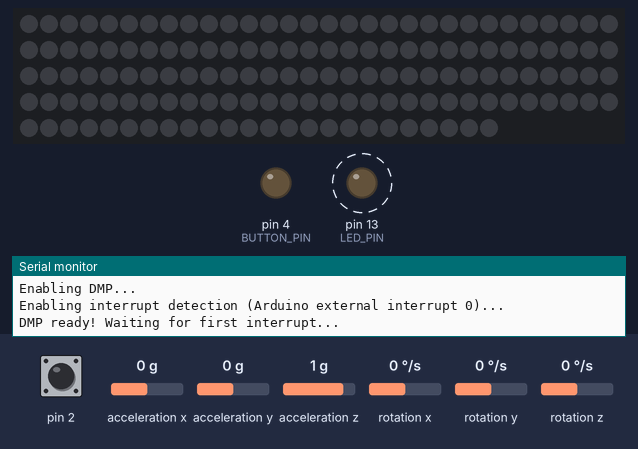
Bench run of a sketch on a simulated Arduino Uno, built with avr-gcc and run on an emulated ATmega328P. On the bench: 144 RGB LEDs in strip order, left to right, continuing on the next row, output pins drawn as LEDs (lit = HIGH), the last lines printed to the serial monitor. Dashed ring = blinking. The inputs (shaded band) are chosen by the test bench; at power-on: rotation z 0 °/s, acceleration y 0 g, acceleration x 0 g, pin 2 LOW, acceleration z 1 g, rotation x 0 °/s, rotation y 0 °/s. Dim RGB values are drawn brighter than linear; the sensor or clock chip raises its interrupt line as the real part does.

Above: at 1.7 s.
1.8 s: rotation z set to 100 °/s
At 3.85 s:
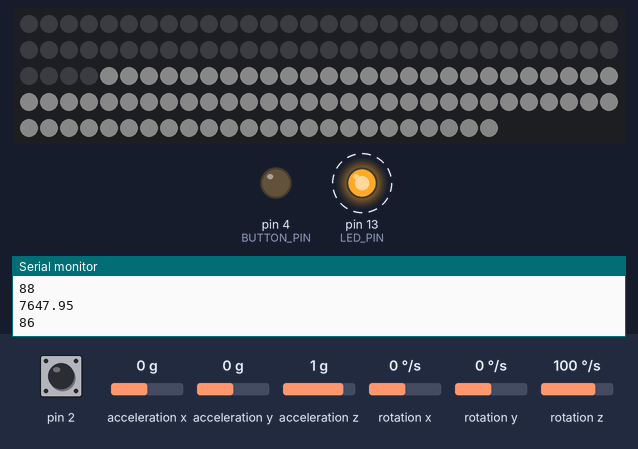
4.8 s: rotation z set to -4 °/s
At 5.08 s:
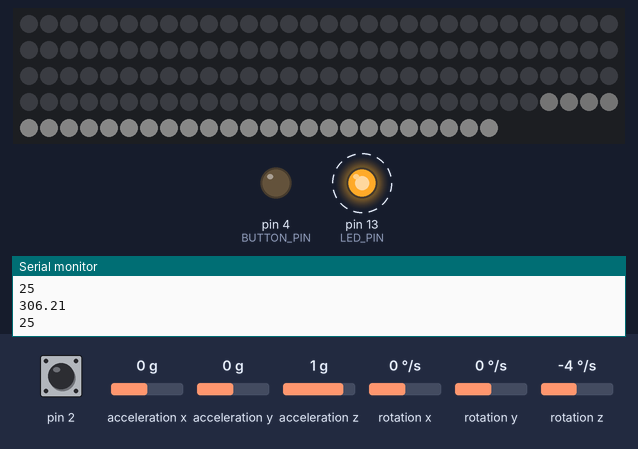
7.8 s: acceleration y set to -1.4 g
At 8.15 s:
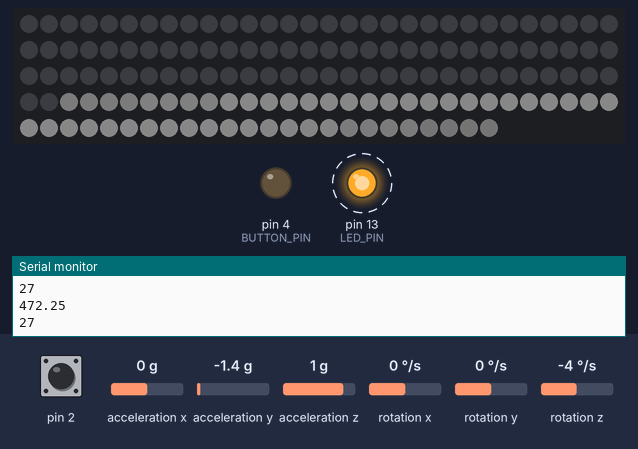
9.8 s: rotation z set to -192 °/s
At 10.31 s:
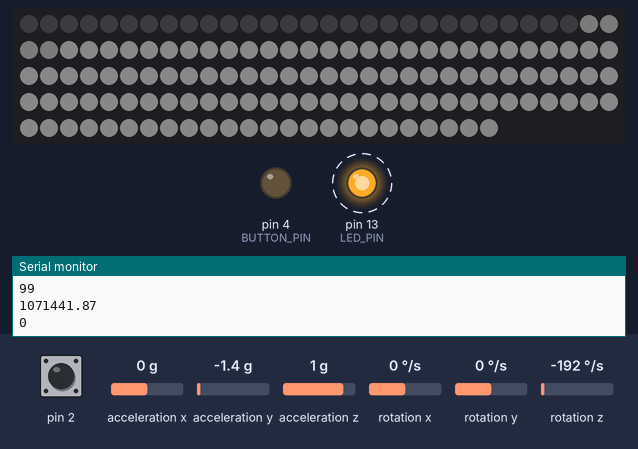
12.8 s: rotation z set to 0 °/s
At 13.33 s:
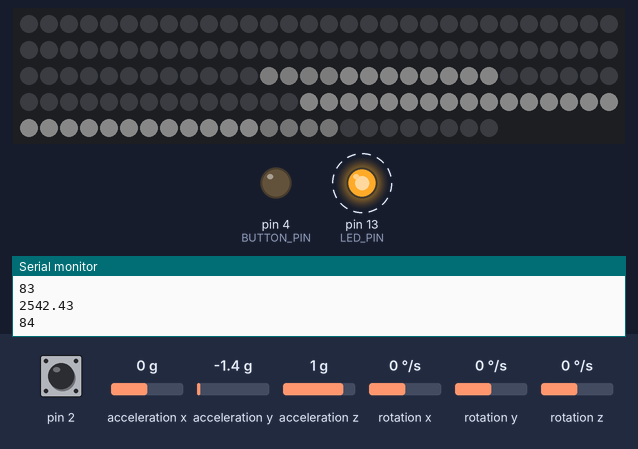
15.8 s: acceleration x set to -0.8 g
At 16.08 s:
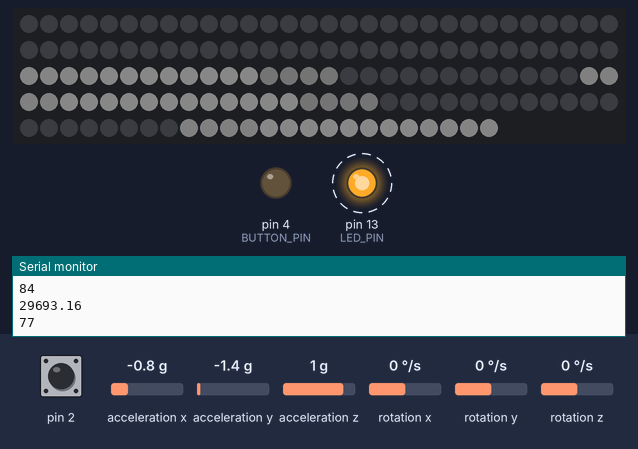
Timing chart, 0 to 18.4 s (numbered marks = the images above; inputs shaded):
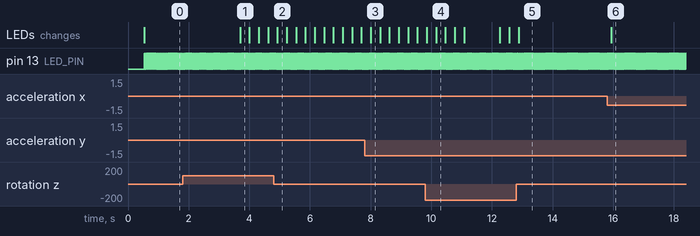

The sketch:

IMU_Zero.ino
```cpp
// // MPU6050 offset-finder, based on Jeff Rowberg's MPU6050_RAW
// // 2016-10-19 by Robert R. Fenichel (bob@fenichel.net)

// // I2C device class (I2Cdev) demonstration Arduino sketch for MPU6050 class
// // 10/7/2011 by Jeff Rowberg <jeff@rowberg.net>
// // Updates should (hopefully) always be available at https://github.com/jrowberg/i2cdevlib
// //
// // Changelog:
// //      2019-07-11 - added PID offset generation at begninning Generates first offsets
// //                 - in @ 6 seconds and completes with 4 more sets @ 10 seconds
// //                 - then continues with origional 2016 calibration code.
// //      2016-11-25 - added delays to reduce sampling rate to ~200 Hz
// //                   added temporizing printing during long computations
// //      2016-10-25 - requires inequality (Low < Target, High > Target) during expansion
// //                   dynamic speed change when closing in
// //      2016-10-22 - cosmetic changes
// //      2016-10-19 - initial release of IMU_Zero
// //      2013-05-08 - added multiple output formats
// //                 - added seamless Fastwire support
// //      2011-10-07 - initial release of MPU6050_RAW

// /* ============================================
// I2Cdev device library code is placed under the MIT license
// Copyright (c) 2011 Jeff Rowberg

// Permission is hereby granted, free of charge, to any person obtaining a copy
// of this software and associated documentation files (the "Software"), to deal
// in the Software without restriction, including without limitation the rights
// to use, copy, modify, merge, publish, distribute, sublicense, and/or sell
// copies of the Software, and to permit persons to whom the Software is
// furnished to do so, subject to the following conditions:

// The above copyright notice and this permission notice shall be included in
// all copies or substantial portions of the Software.

// THE SOFTWARE IS PROVIDED "AS IS", WITHOUT WARRANTY OF ANY KIND, EXPRESS OR
// IMPLIED, INCLUDING BUT NOT LIMITED TO THE WARRANTIES OF MERCHANTABILITY,
// FITNESS FOR A PARTICULAR PURPOSE AND NONINFRINGEMENT. IN NO EVENT SHALL THE
// AUTHORS OR COPYRIGHT HOLDERS BE LIABLE FOR ANY CLAIM, DAMAGES OR OTHER
// LIABILITY, WHETHER IN AN ACTION OF CONTRACT, TORT OR OTHERWISE, ARISING FROM,
// OUT OF OR IN CONNECTION WITH THE SOFTWARE OR THE USE OR OTHER DEALINGS IN
// THE SOFTWARE.

//   If an MPU6050
//       * is an ideal member of its tribe,
//       * is properly warmed up,
//       * is at rest in a neutral position,
//       * is in a location where the pull of gravity is exactly 1g, and
//       * has been loaded with the best possible offsets,
// then it will report 0 for all accelerations and displacements, except for
// Z acceleration, for which it will report 16384 (that is, 2^14).  Your device
// probably won't do quite this well, but good offsets will all get the baseline
// outputs close to these target values.

//   Put the MPU6050 on a flat and horizontal surface, and leave it operating for
// 5-10 minutes so its temperature gets stabilized.

//   Run this program.  A "----- done -----" line will indicate that it has done its best.
// With the current accuracy-related constants (NFast = 1000, NSlow = 10000), it will take
// a few minutes to get there.

//   Along the way, it will generate a dozen or so lines of output, showing that for each
// of the 6 desired offsets, it is
//       * first, trying to find two estimates, one too low and one too high, and
//       * then, closing in until the bracket can't be made smaller.

//   The line just above the "done" line will look something like
//     [567,567] --> [-1,2]  [-2223,-2223] --> [0,1] [1131,1132] --> [16374,16404] [155,156] --> [-1,1]  [-25,-24] --> [0,3] [5,6] --> [0,4]
// As will have been shown in interspersed header lines, the six groups making up this
// line describe the optimum offsets for the X acceleration, Y acceleration, Z acceleration,
// X gyro, Y gyro, and Z gyro, respectively.  In the sample shown just above, the trial showed
// that +567 was the best offset for the X acceleration, -2223 was best for Y acceleration,
// and so on.

//   The need for the delay between readings (usDelay) was brought to my attention by Nikolaus Doppelhammer.
// ===============================================
// */

// // I2Cdev and MPU6050 must be installed as libraries, or else the .cpp/.h files
// // for both classes must be in the include path of your project
// #include "I2Cdev.h"
// #include "MPU6050.h"

// // Arduino Wire library is required if I2Cdev I2CDEV_ARDUINO_WIRE implementation
// // is used in I2Cdev.h
// #if I2CDEV_IMPLEMENTATION == I2CDEV_ARDUINO_WIRE
//     #include "Wire.h"
// #endif

// // class default I2C address is 0x68
// // specific I2C addresses may be passed as a parameter here
// // AD0 low = 0x68 (default for InvenSense evaluation board)
// // AD0 high = 0x69
// MPU6050 accelgyro;
// //MPU6050 accelgyro(0x69); // <-- use for AD0 high


// const char LBRACKET = '[';
// const char RBRACKET = ']';
// const char COMMA    = ',';
// const char BLANK    = ' ';
// const char PERIOD   = '.';

// const int iAx = 0;
// const int iAy = 1;
// const int iAz = 2;
// const int iGx = 3;
// const int iGy = 4;
// const int iGz = 5;

// const int usDelay = 3150;   // empirical, to hold sampling to 200 Hz
// const int NFast =  1000;    // the bigger, the better (but slower)
// const int NSlow = 10000;    // ..
// const int LinesBetweenHeaders = 5;
//       int LowValue[6];
//       int HighValue[6];
//       int Smoothed[6];
//       int LowOffset[6];
//       int HighOffset[6];
//       int Target[6];
//       int LinesOut;
//       int N;

// void ForceHeader()
//   { LinesOut = 99; }

// void GetSmoothed()
//   { int16_t RawValue[6];
//     int i;
//     long Sums[6];
//     for (i = iAx; i <= iGz; i++)
//       { Sums[i] = 0; }
// //    unsigned long Start = micros();

//     for (i = 1; i <= N; i++)
//       { // get sums
//         accelgyro.getMotion6(&RawValue[iAx], &RawValue[iAy], &RawValue[iAz],
//                              &RawValue[iGx], &RawValue[iGy], &RawValue[iGz]);
//         if ((i % 500) == 0)
//           Serial.print(PERIOD);
//         delayMicroseconds(usDelay);
//         for (int j = iAx; j <= iGz; j++)
//           Sums[j] = Sums[j] + RawValue[j];
//       } // get sums
// //    unsigned long usForN = micros() - Start;
// //    Serial.print(" reading at ");
// //    Serial.print(1000000/((usForN+N/2)/N));
// //    Serial.println(" Hz");
//     for (i = iAx; i <= iGz; i++)
//       { Smoothed[i] = (Sums[i] + N/2) / N ; }
//   } // GetSmoothed

// void Initialize()
//   {
//     // join I2C bus (I2Cdev library doesn't do this automatically)
//     #if I2CDEV_IMPLEMENTATION == I2CDEV_ARDUINO_WIRE
//         Wire.begin();
//     #elif I2CDEV_IMPLEMENTATION == I2CDEV_BUILTIN_FASTWIRE
//         Fastwire::setup(400, true);
//     #endif

//     Serial.begin(115200);

//     // initialize device
//     Serial.println("Initializing I2C devices...");
//     accelgyro.initialize();

//     // verify connection
//     Serial.println("Testing device connections...");
//     Serial.println(accelgyro.testConnection() ? "MPU6050 connection successful" : "MPU6050 connection failed");
//     Serial.println("PID tuning Each Dot = 100 readings");
//   /*A tidbit on how PID (PI actually) tuning works.
//     When we change the offset in the MPU6050 we can get instant results. This allows us to use Proportional and
//     integral of the PID to discover the ideal offsets. Integral is the key to discovering these offsets, Integral
//     uses the error from set-point (set-point is zero), it takes a fraction of this error (error * ki) and adds it
//     to the integral value. Each reading narrows the error down to the desired offset. The greater the error from
//     set-point, the more we adjust the integral value. The proportional does its part by hiding the noise from the
//     integral math. The Derivative is not used because of the noise and because the sensor is stationary. With the
//     noise removed the integral value lands on a solid offset after just 600 readings. At the end of each set of 100
//     readings, the integral value is used for the actual offsets and the last proportional reading is ignored due to
//     the fact it reacts to any noise.
//   */
//         accelgyro.CalibrateAccel(6);
//         accelgyro.CalibrateGyro(6);
//         Serial.println("\nat 600 Readings");
//         accelgyro.PrintActiveOffsets();
//         Serial.println();
//         accelgyro.CalibrateAccel(1);
//         accelgyro.CalibrateGyro(1);
//         Serial.println("700 Total Readings");
//         accelgyro.PrintActiveOffsets();
//         Serial.println();
//         accelgyro.CalibrateAccel(1);
//         accelgyro.CalibrateGyro(1);
//         Serial.println("800 Total Readings");
//         accelgyro.PrintActiveOffsets();
//         Serial.println();
//         accelgyro.CalibrateAccel(1);
//         accelgyro.CalibrateGyro(1);
//         Serial.println("900 Total Readings");
//         accelgyro.PrintActiveOffsets();
//         Serial.println();
//         accelgyro.CalibrateAccel(1);
//         accelgyro.CalibrateGyro(1);
//         Serial.println("1000 Total Readings");
//         accelgyro.PrintActiveOffsets();
//      Serial.println("\n\n Any of the above offsets will work nice \n\n Lets proof the PID tuning using another method:");
//   } // Initialize

// void SetOffsets(int TheOffsets[6])
//   { accelgyro.setXAccelOffset(TheOffsets [iAx]);
//     accelgyro.setYAccelOffset(TheOffsets [iAy]);
//     accelgyro.setZAccelOffset(TheOffsets [iAz]);
//     accelgyro.setXGyroOffset (TheOffsets [iGx]);
//     accelgyro.setYGyroOffset (TheOffsets [iGy]);
//     accelgyro.setZGyroOffset (TheOffsets [iGz]);
//   } // SetOffsets

// void ShowProgress()
//   { if (LinesOut >= LinesBetweenHeaders)
//       { // show header
//         Serial.println("\tXAccel\t\t\tYAccel\t\t\t\tZAccel\t\t\tXGyro\t\t\tYGyro\t\t\tZGyro");
//         LinesOut = 0;
//       } // show header
//     Serial.print(BLANK);
//     for (int i = iAx; i <= iGz; i++)
//       { Serial.print(LBRACKET);
//         Serial.print(LowOffset[i]),
//         Serial.print(COMMA);
//         Serial.print(HighOffset[i]);
//         Serial.print("] --> [");
//         Serial.print(LowValue[i]);
//         Serial.print(COMMA);
//         Serial.print(HighValue[i]);
//         if (i == iGz)
//           { Serial.println(RBRACKET); }
//         else
//           { Serial.print("]\t"); }
//       }
//     LinesOut++;
//   } // ShowProgress

// void PullBracketsIn()
//   { boolean AllBracketsNarrow;
//     boolean StillWorking;
//     int NewOffset[6];

//     Serial.println("\nclosing in:");
//     AllBracketsNarrow = false;
//     ForceHeader();
//     StillWorking = true;
//     while (StillWorking)
//       { StillWorking = false;
//         if (AllBracketsNarrow && (N == NFast))
//           { SetAveraging(NSlow); }
//         else
//           { AllBracketsNarrow = true; }// tentative
//         for (int i = iAx; i <= iGz; i++)
//           { if (HighOffset[i] <= (LowOffset[i]+1))
//               { NewOffset[i] = LowOffset[i]; }
//             else
//               { // binary search
//                 StillWorking = true;
//                 NewOffset[i] = (LowOffset[i] + HighOffset[i]) / 2;
//                 if (HighOffset[i] > (LowOffset[i] + 10))
//                   { AllBracketsNarrow = false; }
//               } // binary search
//           }
//         SetOffsets(NewOffset);
//         GetSmoothed();
//         for (int i = iAx; i <= iGz; i++)
//           { // closing in
//             if (Smoothed[i] > Target[i])
//               { // use lower half
//                 HighOffset[i] = NewOffset[i];
//                 HighValue[i] = Smoothed[i];
//               } // use lower half
//             else
//               { // use upper half
//                 LowOffset[i] = NewOffset[i];
//                 LowValue[i] = Smoothed[i];
//               } // use upper half
//           } // closing in
//         ShowProgress();
//       } // still working

//   } // PullBracketsIn

// void PullBracketsOut()
//   { boolean Done = false;
//     int NextLowOffset[6];
//     int NextHighOffset[6];

//     Serial.println("expanding:");
//     ForceHeader();

//     while (!Done)
//       { Done = true;
//         SetOffsets(LowOffset);
//         GetSmoothed();
//         for (int i = iAx; i <= iGz; i++)
//           { // got low values
//             LowValue[i] = Smoothed[i];
//             if (LowValue[i] >= Target[i])
//               { Done = false;
//                 NextLowOffset[i] = LowOffset[i] - 1000;
//               }
//             else
//               { NextLowOffset[i] = LowOffset[i]; }
//           } // got low values

//         SetOffsets(HighOffset);
//         GetSmoothed();
//         for (int i = iAx; i <= iGz; i++)
//           { // got high values
//             HighValue[i] = Smoothed[i];
//             if (HighValue[i] <= Target[i])
//               { Done = false;
//                 NextHighOffset[i] = HighOffset[i] + 1000;
//               }
//             else
//               { NextHighOffset[i] = HighOffset[i]; }
//           } // got high values
//         ShowProgress();
//         for (int i = iAx; i <= iGz; i++)
//           { LowOffset[i] = NextLowOffset[i];   // had to wait until ShowProgress done
//             HighOffset[i] = NextHighOffset[i]; // ..
//           }
//      } // keep going
//   } // PullBracketsOut

// void SetAveraging(int NewN)
//   { N = NewN;
//     Serial.print("averaging ");
//     Serial.print(N);
//     Serial.println(" readings each time");
//    } // SetAveraging

// void setup()
//   { Initialize();
//     for (int i = iAx; i <= iGz; i++)
//       { // set targets and initial guesses
//         Target[i] = 0; // must fix for ZAccel
//         HighOffset[i] = 0;
//         LowOffset[i] = 0;
//       } // set targets and initial guesses
//     Target[iAz] = 16384;
//     SetAveraging(NFast);

//     PullBracketsOut();
//     PullBracketsIn();

//     Serial.println("-------------- done --------------");
//   } // setup

// void loop()
//   {
//   } // loop
```

Base.ino
```cpp
double yaw = 0, pitch = 0, roll = 0;
double oldyaw = 0, oldpitch = 0, oldroll = 0;
double acx = 0, acy = 0, acz = 0;
double acMag = 0;
double acDir = 0;
bool moving = false;

void setup() {
  imusetup();
  lightssetup();
}

void loop() {
  imuloop();
  acMag = sqrt(acx * acx + acy * acy + acz * acz);
  acMag = abs(yaw - oldyaw) * 3000;
  if (yaw > oldyaw) {
    acDir = 1;
  } else {
    acDir = -1;
  }
  if (acMag == 0) {
    return;
  }
  oldyaw = yaw;
  Serial.println(acMag);
  if (acMag > 200) {
    // acDir = atan2(acx, acy) * 180 / M_PI;
    // Serial.print(acDir);
    // Serial.println(acMag);
    if (acMag > 1000) {
      moving = true;
    }
  } else {
    moving = false;
  }
  lightsloop();
}
```

lights.ino
```cpp
#include <EEPROM.h>
#include <FastLED.h>

#define BUTTON_PIN 4
#define LED_PIN 3

#define BRIGHTNESS 10
#define NUM_LEDS 144
#define NUM_LEDS_PER_SEGMENT 4
#define LED_TYPE WS2812
#define COLOR_ORDER GRB

CRGB leds[NUM_LEDS];
int ledsPerFrame = 1;

float r = 255;
float g = 255;
float b = 0;

char buffer[NUM_LEDS + 1];

int32_t currLED = 0;
int32_t maxLED = 0;

bool clicked = true;

int dir = 0;

CRGB red = CRGB(255, 0, 0);
CRGB green = CRGB(0, 255, 0);

void lightssetup() {
  FastLED.addLeds<LED_TYPE, LED_PIN, COLOR_ORDER>(leds, NUM_LEDS);
  FastLED.setBrightness(BRIGHTNESS);
  FastLED.setDither(0);

  pinMode(BUTTON_PIN, INPUT);

  for (int i = 0; i < NUM_LEDS; i++) {
    leds[i] = CRGB(0, 0, 0);
  }
  FastLED.show();

  maxLED = (int32_t)height * 1000 - 1;
}

void lightsloop() {

  int buttonState = digitalRead(BUTTON_PIN);
  pinMode(BUTTON_PIN, OUTPUT);
  digitalWrite(BUTTON_PIN, LOW);

  if (!moving) {
    currLED = -100;
    strcpy_P(buffer, (char *)pgm_read_ptr(&(color_table[0])));
    int color;
    for (int i = 0; i < NUM_LEDS; i++) {
      color = (uint8_t)buffer[i / NUM_LEDS_PER_SEGMENT];
      color -= 1;
      leds[i] = CRGB(color / 36 * 43, (color % 36) / 6 * 43, color % 6 * 43);
    }
    FastLED.show();
  }

  if (buttonState == HIGH || moving) {
    if (dir == 0) {
      if (acDir > 0) {
        dir = 1;
      } else {
        dir = -1;
      }
    } else {
      if (acDir > 0) {
        dir = 1;
      } else {
        dir = -1;
      }
      if (currLED == -100 && dir < 0 ) {
        currLED = maxLED;
      } else if (currLED == -100 && dir > 0) {
        currLED = 0;
      } else {
        currLED += dir * ((int32_t)acMag)/3;
      }
      if (currLED < 0) {
        currLED = 0;
        // currLED = maxLED + currLED % maxLED;
      } else if (currLED > maxLED) {
        currLED = maxLED;
        // currLED %= maxLED;
      }
    }
    Serial.println(currLED/10/height);
    // Serial.println(dir);
    strcpy_P(buffer, (char *)pgm_read_ptr(&(color_table[currLED / 1000])));

    int color = 0;

    if (dir == 1) {
      for (int i = 0; i < NUM_LEDS; i++) {
        color = (uint8_t)buffer[i / NUM_LEDS_PER_SEGMENT];
        color -= 1;
        leds[NUM_LEDS-1-i] = CRGB(color / 36 * 43, (color % 36) / 6 * 43, color % 6 * 43);
      }
    } else {
      for (int i = 0; i < NUM_LEDS; i++) {
        color = (uint8_t)buffer[i / NUM_LEDS_PER_SEGMENT];
        color -= 1;
        leds[NUM_LEDS-1-i] = CRGB(color / 36 * 43, (color % 36) / 6 * 43, color % 6 * 43);
      }
    }
    FastLED.show();
  } else {
    dir = 0;
    // for (int i = 0; i < NUM_LEDS; i++) {
    //   leds[i] = CRGB(0, 0, 0);
    // }
    // FastLED.show();
  }
}
```

Source omitted: aparams.ino (data table, 26881 bytes), imusetup.ino (6945 bytes), imutest.ino (15924 bytes)

Measured:
- after the input at 1.8 s, pin 13 (LED_PIN): alternates HIGH for 0.03 s and LOW for 0.03 s, starting after 0.09 s; the LEDs: change after 1.9 s (image 1)
- after the input at 12.8 s, pin 13 (LED_PIN): alternates HIGH for 0.01 s and LOW for 0.01 s, starting after 0.08 s
- after the input at 15.8 s, the LEDs: change after 0.14 s (image 6)
- by itself, pin 13 (LED_PIN): alternates HIGH for 0.01 s and LOW for 0.01 s
